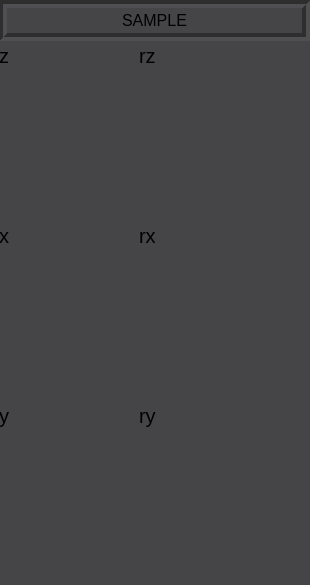
<?xml version="1.0" encoding="UTF-8"?>
<ui version="4.0">
 <class>MainWindow</class>
 <widget class="QMainWindow" name="MainWindow">
  <property name="geometry">
   <rect>
    <x>0</x>
    <y>0</y>
    <width>310</width>
    <height>585</height>
   </rect>
  </property>
  <property name="windowTitle">
   <string>microCT Controller</string>
  </property>
  <property name="styleSheet">
   <string notr="true">background-color: rgb(69, 69, 71);</string>
  </property>
  <widget class="QWidget" name="centralwidget">
   <widget class="caFrame" name="caframe">
    <property name="geometry">
     <rect>
      <x>-1</x>
      <y>0</y>
      <width>311</width>
      <height>591</height>
     </rect>
    </property>
    <widget class="caLabel" name="calabel_43">
     <property name="geometry">
      <rect>
       <x>0</x>
       <y>40</y>
       <width>21</width>
       <height>31</height>
      </rect>
     </property>
     <property name="font">
      <font>
       <pointsize>15</pointsize>
      </font>
     </property>
     <property name="text">
      <string>z</string>
     </property>
     <property name="foreground">
      <color>
       <red>214</red>
       <green>214</green>
       <blue>214</blue>
      </color>
     </property>
     <property name="background">
      <color alpha="0">
       <red>160</red>
       <green>160</green>
       <blue>164</blue>
      </color>
     </property>
    </widget>
    <widget class="caLabel" name="calabel_56">
     <property name="geometry">
      <rect>
       <x>0</x>
       <y>220</y>
       <width>21</width>
       <height>31</height>
      </rect>
     </property>
     <property name="font">
      <font>
       <pointsize>15</pointsize>
      </font>
     </property>
     <property name="text">
      <string>x</string>
     </property>
     <property name="foreground">
      <color>
       <red>214</red>
       <green>214</green>
       <blue>214</blue>
      </color>
     </property>
     <property name="background">
      <color alpha="0">
       <red>160</red>
       <green>160</green>
       <blue>164</blue>
      </color>
     </property>
    </widget>
    <widget class="caLabel" name="calabel_42">
     <property name="geometry">
      <rect>
       <x>0</x>
       <y>400</y>
       <width>21</width>
       <height>31</height>
      </rect>
     </property>
     <property name="font">
      <font>
       <pointsize>15</pointsize>
      </font>
     </property>
     <property name="text">
      <string>y</string>
     </property>
     <property name="foreground">
      <color>
       <red>214</red>
       <green>214</green>
       <blue>214</blue>
      </color>
     </property>
     <property name="background">
      <color alpha="0">
       <red>160</red>
       <green>160</green>
       <blue>164</blue>
      </color>
     </property>
    </widget>
    <widget class="caLabel" name="calabel_39">
     <property name="geometry">
      <rect>
       <x>140</x>
       <y>40</y>
       <width>31</width>
       <height>31</height>
      </rect>
     </property>
     <property name="font">
      <font>
       <pointsize>15</pointsize>
      </font>
     </property>
     <property name="text">
      <string>rz</string>
     </property>
     <property name="foreground">
      <color>
       <red>214</red>
       <green>214</green>
       <blue>214</blue>
      </color>
     </property>
     <property name="background">
      <color alpha="0">
       <red>160</red>
       <green>160</green>
       <blue>164</blue>
      </color>
     </property>
    </widget>
    <widget class="caLabel" name="calabel_41">
     <property name="geometry">
      <rect>
       <x>140</x>
       <y>220</y>
       <width>31</width>
       <height>31</height>
      </rect>
     </property>
     <property name="font">
      <font>
       <pointsize>15</pointsize>
      </font>
     </property>
     <property name="text">
      <string>rx</string>
     </property>
     <property name="foreground">
      <color>
       <red>214</red>
       <green>214</green>
       <blue>214</blue>
      </color>
     </property>
     <property name="background">
      <color alpha="0">
       <red>160</red>
       <green>160</green>
       <blue>164</blue>
      </color>
     </property>
    </widget>
    <widget class="caLabel" name="calabel_38">
     <property name="geometry">
      <rect>
       <x>140</x>
       <y>400</y>
       <width>31</width>
       <height>31</height>
      </rect>
     </property>
     <property name="font">
      <font>
       <pointsize>15</pointsize>
      </font>
     </property>
     <property name="text">
      <string>ry</string>
     </property>
     <property name="foreground">
      <color>
       <red>214</red>
       <green>214</green>
       <blue>214</blue>
      </color>
     </property>
     <property name="background">
      <color alpha="0">
       <red>160</red>
       <green>160</green>
       <blue>164</blue>
      </color>
     </property>
    </widget>
    <widget class="caLabel" name="calabel">
     <property name="geometry">
      <rect>
       <x>0</x>
       <y>0</y>
       <width>311</width>
       <height>41</height>
      </rect>
     </property>
     <property name="font">
      <font>
       <pointsize>12</pointsize>
      </font>
     </property>
     <property name="frameShape">
      <enum>QFrame::Box</enum>
     </property>
     <property name="frameShadow">
      <enum>QFrame::Sunken</enum>
     </property>
     <property name="lineWidth">
      <number>4</number>
     </property>
     <property name="text">
      <string>SAMPLE</string>
     </property>
     <property name="alignment">
      <set>Qt::AlignCenter</set>
     </property>
     <property name="foreground">
      <color>
       <red>0</red>
       <green>0</green>
       <blue>0</blue>
      </color>
     </property>
     <property name="background">
      <color>
       <red>194</red>
       <green>194</green>
       <blue>194</blue>
      </color>
     </property>
    </widget>
    <widget class="caInclude" name="cainclude">
     <property name="geometry">
      <rect>
       <x>30</x>
       <y>50</y>
       <width>111</width>
       <height>161</height>
      </rect>
     </property>
     <property name="macro">
      <string notr="true"/>
     </property>
     <property name="filename" stdset="0">
      <string notr="true">../motor/motor-1.2.ui</string>
     </property>
    </widget>
    <widget class="caInclude" name="cainclude_2">
     <property name="geometry">
      <rect>
       <x>30</x>
       <y>230</y>
       <width>111</width>
       <height>161</height>
      </rect>
     </property>
     <property name="macro">
      <string notr="true">NA</string>
     </property>
     <property name="filename" stdset="0">
      <string notr="true">../motor/motor-1.2.ui</string>
     </property>
    </widget>
    <widget class="caInclude" name="cainclude_3">
     <property name="geometry">
      <rect>
       <x>30</x>
       <y>410</y>
       <width>111</width>
       <height>161</height>
      </rect>
     </property>
     <property name="macro">
      <string notr="true"/>
     </property>
     <property name="filename" stdset="0">
      <string notr="true">../motor/motor-1.2.ui</string>
     </property>
    </widget>
    <widget class="caInclude" name="cainclude_4">
     <property name="geometry">
      <rect>
       <x>180</x>
       <y>50</y>
       <width>111</width>
       <height>161</height>
      </rect>
     </property>
     <property name="macro">
      <string notr="true"/>
     </property>
     <property name="filename" stdset="0">
      <string notr="true">../motor/motor-1.2.ui</string>
     </property>
    </widget>
    <widget class="caInclude" name="cainclude_5">
     <property name="geometry">
      <rect>
       <x>180</x>
       <y>230</y>
       <width>111</width>
       <height>161</height>
      </rect>
     </property>
     <property name="macro">
      <string notr="true"/>
     </property>
     <property name="filename" stdset="0">
      <string notr="true">../motor/motor-1.2.ui</string>
     </property>
    </widget>
    <widget class="caInclude" name="cainclude_6">
     <property name="geometry">
      <rect>
       <x>180</x>
       <y>410</y>
       <width>111</width>
       <height>161</height>
      </rect>
     </property>
     <property name="macro">
      <string notr="true">P=IPL:NEWPORT:,M=m3</string>
     </property>
     <property name="filename" stdset="0">
      <string notr="true">../motor/motor-1.2.ui</string>
     </property>
    </widget>
   </widget>
  </widget>
 </widget>
 <customwidgets>
  <customwidget>
   <class>caFrame</class>
   <extends>QFrame</extends>
   <header>caFrame</header>
   <container>1</container>
  </customwidget>
  <customwidget>
   <class>caLabel</class>
   <extends>QLabel</extends>
   <header>caLabel</header>
  </customwidget>
  <customwidget>
   <class>caInclude</class>
   <extends>QWidget</extends>
   <header>caInclude</header>
  </customwidget>
 </customwidgets>
 <resources/>
 <connections/>
</ui>
